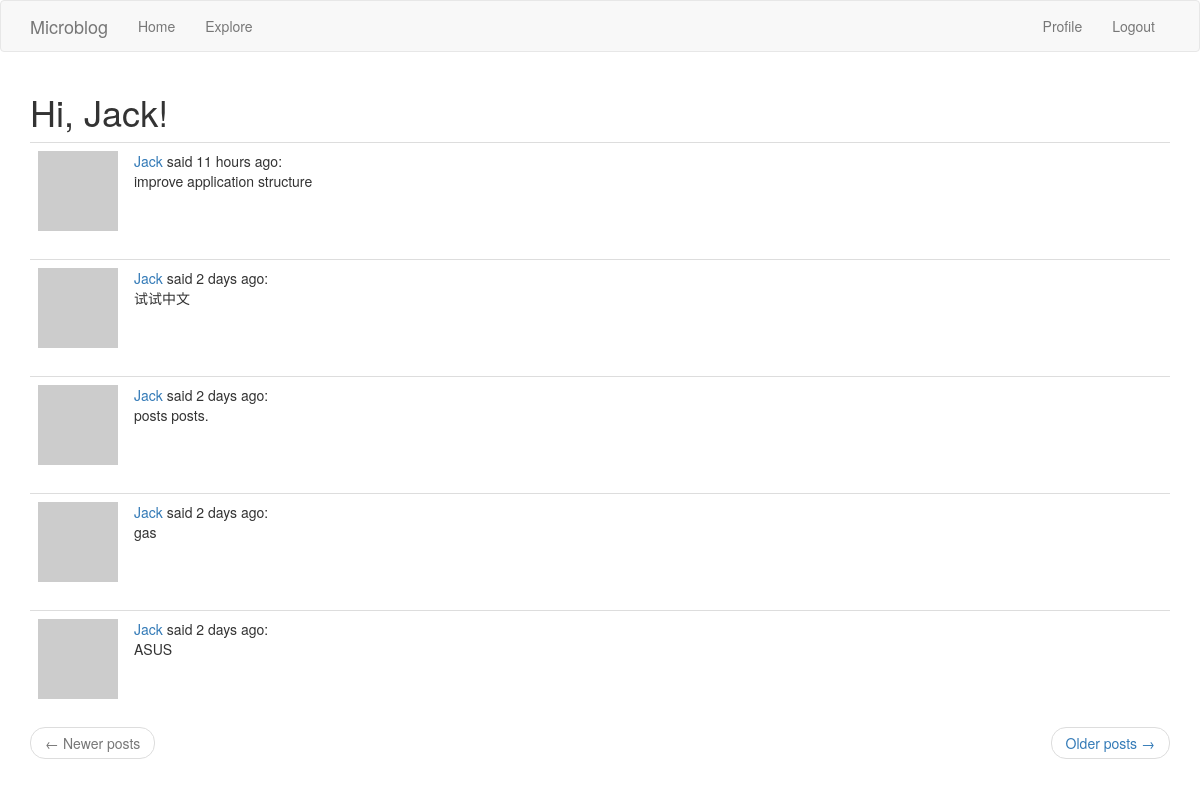
Page /explore (signed in) on the committed database.
### app/models.py (models this page shows, shortened)
class User(UserMixin, db.Model):
    id = db.Column(db.Integer, primary_key=True)
    username = db.Column(db.String(64), index=True, unique=True)
    email = db.Column(db.String(120), index=True, unique=True)
    password_hash = db.Column(db.String(128))
    posts = db.relationship('Post', backref='author', lazy='dynamic')
    about_me = db.Column(db.String(140))
    last_seen = db.Column(db.DateTime, default=datetime.utcnow())
    followed = db.relationship(
        'User', secondary=followers,  # right side entity of the relationship; configuring the association table
        primaryjoin=(followers.c.follower_id == id),
        secondaryjoin=(followers.c.followed_id == id),
        backref=db.backref('followers', lazy='dynamic'), lazy='dynamic')
    def avatar(self, size):
        digest = md5(self.email.lower().encode('utf-8')).hexdigest()
        return 'https://www.gravatar.com/avatar/{}?d=identicon&s={}'.format(
            digest, size)

class Post(db.Model):
    id = db.Column(db.Integer, primary_key=True)
    body = db.Column(db.String(140))
    timestamp = db.Column(db.DateTime, index=True, default=datetime.utcnow())
    user_id = db.Column(db.Integer, db.ForeignKey('user.id'))

### app/main/routes.py (the view)
@bp.route('/explore')
@login_required
def explore():
    page = request.args.get('page', 1, type=int)
    posts = Post.query.order_by(Post.timestamp.desc()).paginate(page, current_app.config['POST_PER_PAGE'], False)
    next_url = url_for('main.explore', page=posts.next_num) if posts.has_next else None
    prev_url = url_for('main.explore', page=posts.prev_num) if posts.has_prev else None
    return render_template('index.html', title='Explore some new friends', posts=posts.items, next_url=next_url,
                           prev_url=prev_url)

### app/main/routes.py (called while the page is built)
@bp.before_request
def before_request():
    if current_user.is_authenticated:
        current_user.last_seen = datetime.utcnow()
        db.session.commit()

### app/models.py (called while the page is built)
@login.user_loader
def load_user(id):
    return User.query.get(int(id))

### app/templates/index.html (shortened to what this page needs)
{% extends "base.html" %}
{% import 'bootstrap/wtf.html' as wtf %}
{% block app_content %}
    <h1>Hi, {{ current_user.username }}!</h1>
    {% for post in posts %}
        {% include '_post.html' %}
    {% endfor %}
    <nav aria-label="...">
        <ul class="pager">
            <li class="previous{% if not prev_url %} disabled{% endif %}">
                <a href="{{ prev_url or '#' }}">
                    <span aria-hidden="true">&larr;</span> Newer posts
                </a>
            </li>
            <li class="next{% if not next_url %} disabled{% endif %}">
                <a href="{{ next_url or '#' }}">
                    Older posts <span aria-hidden="true">&rarr;</span>
                </a>
            </li>
        </ul>
    </nav>
{% endblock %}

### app/templates/_post.html
    <table class="table table-hover">
        <tr>
            <td width="70px"><img src="{{ post.author.avatar(70) }}"></td>
            <td>
                <a href="{{ url_for('main.user', username=post.author.username) }}">
                    {{ post.author.username }}
                </a>said {{ moment(post.timestamp).fromNow()}}:<br>
                {{ post.body }}
            </td>
        </tr>
    </table>

### rows in the picture
User: username "Jack"
Post: author.username "Jack", timestamp "11 hours ago", body "improve application structure"
Post: author.username "Jack", timestamp "2 days ago", body "试试中文"
Post: author.username "Jack", timestamp "2 days ago", body "posts posts."
Post: author.username "Jack", timestamp "2 days ago", body "gas"
Post: author.username "Jack", timestamp "2 days ago", body "ASUS"
